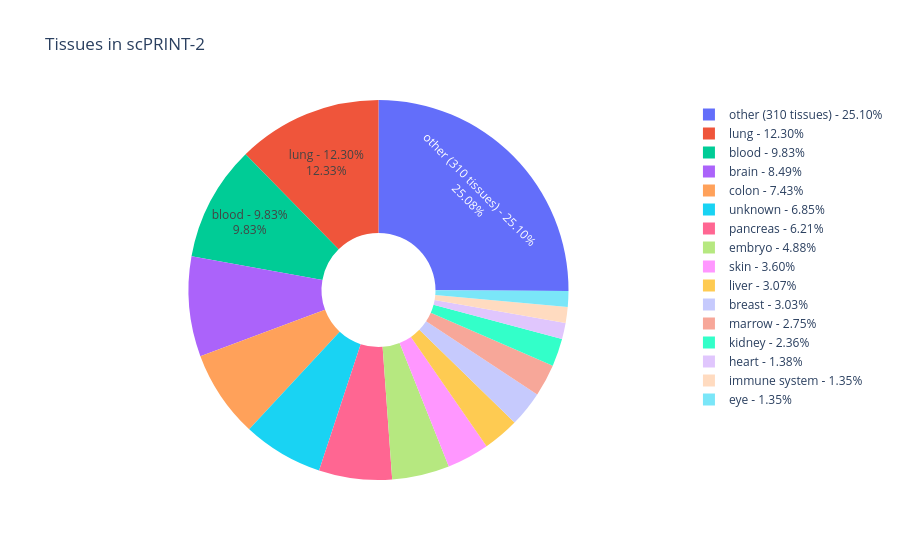

The code cell stored with this chart in its notebook:
### Markdown cell above
With top 3 labels:

### Code cell
labels = list(tissues.keys())
values = np.array(list(tissues.values()), dtype=float)

fig = px.pie(
    names=labels,
    values=values,
    title="Tissues in scPRINT-2",
    hole=0.3,
)

# indices des 3 plus grandes parts
top3_idx = set(np.argsort(values)[-3:])

# texte seulement pour top3 (label + %)
custom_text = []
for i, (lab, val) in enumerate(zip(labels, values)):
    if i in top3_idx:
        pct = 100 * val / values.sum()
        custom_text.append(f"{lab}<br>{pct:.2f}%")
    else:
        custom_text.append("")

fig.update_traces(
    text=custom_text,
    texttemplate="%{text}",
    textinfo="none",   # on utilise uniquement le texte custom
)

fig.show()

### Figure 1 — Plotly figure (JSON) as saved in the notebook; plotly's stock layout.template omitted (floating-point values rounded to 4 significant figures)
{"data": [{"domain": {"x": [0, 1], "y": [0, 1]}, "hole": 0.3, "hovertemplate": "label=%{label}<br>value=%{value}<extra></extra>", "labels": ["lung - 12.30%", "blood - 9.83%", "brain - 8.49%", "colon - 7.43%", "unknown - 6.85%", "pancreas - 6.21%", "embryo - 4.88%", "skin - 3.60%", "liver - 3.07%", "breast - 3.03%", "marrow - 2.75%", "kidney - 2.36%", "heart - 1.38%", "immune system - 1.35%", "eye - 1.35%", "other (310 tissues) - 25.10%"], "legendgroup": "", "name": "", "showlegend": true, "text": ["lung - 12.30%<br>12.33%", "blood - 9.83%<br>9.83%", "", "", "", "", "", "", "", "", "", "", "", "", "", "other (310 tissues) - 25.10%<br>25.08%"], "textinfo": "none", "texttemplate": "%{text}", "type": "pie", "values": [42880000.0, 34180000.0, 29530000.0, 25830000.0, 23810000.0, 21600000.0, 16980000.0, 12510000.0, 10680000.0, 10540000.0, 9544000.0, 8213000.0, 4801000.0, 4687000.0, 4678000.0, 87200000.0]}], "layout": {"legend": {"tracegroupgap": 0}, "title": {"text": "Tissues in scPRINT-2"}}}
